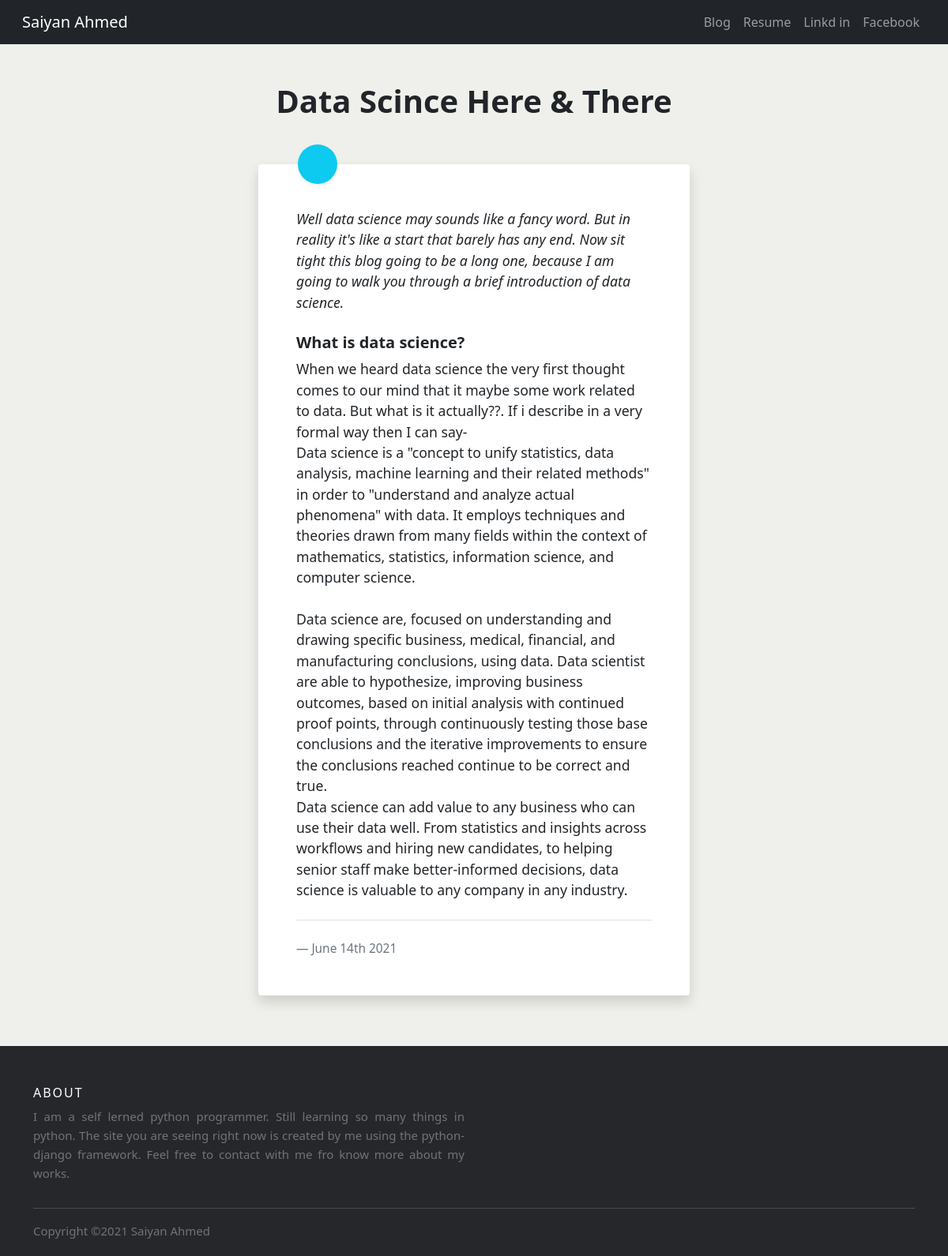
Page /blog/3 on the committed database.
### blog/models.py (models this page shows, shortened)
class Blog(models.Model):
	title = models.CharField(max_length=100)
	description = models.TextField()
	date = models.DateField()

### blog/views.py (the view)
# urls.py: path('<int:blog_id>', views.detail, name='detail')
def detail(request,blog_id):
	blog = get_object_or_404(Blog, pk=blog_id) #show the Blog model by its pk or 'primary key' if mot show 404 error
	return render(request, 'blog/detail.html', {"blog":blog})

### blog/templates/blog/detail.html (shortened to what this page needs)
{% extends 'portfolio/base.html' %}
{% block content %}
<section class="py-5">
    <div class="container">
        <div class="row">
            <div class="col-lg-6 mx-auto">
                <header class="text-center pb-5">
                    <h1 class="fw-bold">{{blog.title}}</h1>
                </header>
            </div>
        </div>
        <div class="row">
            <div class="col-lg-6 mx-auto">
                <blockquote class="blockquote blockquote-custom bg-white p-5 shadow rounded">
                    <div class="blockquote-custom-icon bg-info shadow-sm"></div>
                    <p class="mb-0 mt-2 font-italic">{{blog.description|safe}}</p>
                    <footer class="blockquote-footer pt-4 mt-4 border-top">{{blog.date|date:'F jS Y'}}
                    </footer>
                </blockquote>
            </div>
        </div>
    </div>
</section>
{% endblock %}}

### blog/templates/blog/detail.html (style rules this page uses)
.blockquote-custom { position: relative; font-size: 1.1rem; }
.blockquote-custom-icon { width: 50px; height: 50px; border-radius: 50%; display: flex; align-items: center; justify-content: center; position: absolute; top: -25px; left: 50px; }
body { background: #eff0eb; background-image: url('https://i.postimg.cc/MTbfnkj6/bg.png'); background-size: cover; background-repeat: no-repeat; }

### rows in the picture
Blog: title "Data Scince Here & There", description "Well data science may sounds like a fancy word. But in reality it's like a start that barely has any end. Now sit tight this blog going to be a long one, because I am going to walk you through a brief introduction of data science. When we heard data science the very first thought comes to our mind that it maybe some work related to data. But what is it actually??. If i describe in a very formal way then I can say- Data science is a \"concept to unify statistics, data analysis, machine learning and their related methods\" in order to \"understand and analyze actual phenomena\" with data. It employs techniques and theories drawn from many fields within the context of mathematics, statistics,…", date "June 14th 2021"
